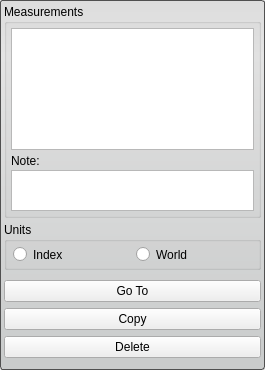
<?xml version="1.0" encoding="UTF-8"?>
<ui version="4.0">
 <class>MeasurementToolInterface</class>
 <widget class="QWidget" name="MeasurementToolInterface">
  <property name="geometry">
   <rect>
    <x>0</x>
    <y>0</y>
    <width>265</width>
    <height>370</height>
   </rect>
  </property>
  <property name="sizePolicy">
   <sizepolicy hsizetype="Preferred" vsizetype="Preferred">
    <horstretch>0</horstretch>
    <verstretch>0</verstretch>
   </sizepolicy>
  </property>
  <property name="minimumSize">
   <size>
    <width>0</width>
    <height>282</height>
   </size>
  </property>
  <property name="maximumSize">
   <size>
    <width>16777215</width>
    <height>16777215</height>
   </size>
  </property>
  <property name="windowTitle">
   <string>Measurement Tool</string>
  </property>
  <property name="styleSheet">
   <string notr="true"/>
  </property>
  <layout class="QVBoxLayout" name="verticalLayout_6">
   <property name="spacing">
    <number>0</number>
   </property>
   <property name="margin">
    <number>0</number>
   </property>
   <item>
    <widget class="QWidget" name="base_" native="true">
     <property name="minimumSize">
      <size>
       <width>0</width>
       <height>0</height>
      </size>
     </property>
     <property name="styleSheet">
      <string notr="true">QWidget#base_{
	border-radius: 3px;
	border: 1px solid rgb(80, 80,80);
	background-color: qlineargradient(spread:pad, x1:0.5, y1:0, x2:0.5, y2:0.960227, stop:0 rgba(221, 221, 221, 255), stop:0.155779 rgba(228, 228, 228, 255), stop:1 rgba(202, 204, 204, 255));      
}</string>
     </property>
     <layout class="QVBoxLayout" name="verticalLayout_7">
      <property name="spacing">
       <number>0</number>
      </property>
      <property name="margin">
       <number>4</number>
      </property>
      <item>
       <widget class="QGroupBox" name="measurements_groupbox_">
        <property name="title">
         <string>Measurements</string>
        </property>
        <layout class="QVBoxLayout" name="verticalLayout_3" stretch="3,0,1">
         <property name="spacing">
          <number>0</number>
         </property>
         <property name="margin">
          <number>4</number>
         </property>
         <item>
          <widget class="QWidget" name="table_widget_" native="true">
           <layout class="QVBoxLayout" name="verticalLayout_5">
            <property name="spacing">
             <number>0</number>
            </property>
            <property name="margin">
             <number>0</number>
            </property>
            <item>
             <widget class="Seg3D::MeasurementTableView" name="table_view_"/>
            </item>
           </layout>
          </widget>
         </item>
         <item>
          <widget class="QWidget" name="label_widget_" native="true">
           <layout class="QHBoxLayout" name="horizontalLayout_3">
            <property name="spacing">
             <number>0</number>
            </property>
            <property name="leftMargin">
             <number>0</number>
            </property>
            <property name="topMargin">
             <number>4</number>
            </property>
            <property name="rightMargin">
             <number>0</number>
            </property>
            <property name="bottomMargin">
             <number>2</number>
            </property>
            <item>
             <widget class="QLabel" name="note_label_">
              <property name="text">
               <string>Note:</string>
              </property>
             </widget>
            </item>
           </layout>
          </widget>
         </item>
         <item>
          <widget class="QWidget" name="textbox_widget_" native="true">
           <property name="sizePolicy">
            <sizepolicy hsizetype="Preferred" vsizetype="Preferred">
             <horstretch>0</horstretch>
             <verstretch>0</verstretch>
            </sizepolicy>
           </property>
           <property name="minimumSize">
            <size>
             <width>0</width>
             <height>40</height>
            </size>
           </property>
           <property name="maximumSize">
            <size>
             <width>16777215</width>
             <height>16777215</height>
            </size>
           </property>
           <layout class="QVBoxLayout" name="verticalLayout">
            <property name="spacing">
             <number>0</number>
            </property>
            <property name="margin">
             <number>0</number>
            </property>
            <item>
             <widget class="QTextEdit" name="note_textbox_">
              <property name="sizePolicy">
               <sizepolicy hsizetype="Expanding" vsizetype="Expanding">
                <horstretch>0</horstretch>
                <verstretch>0</verstretch>
               </sizepolicy>
              </property>
              <property name="minimumSize">
               <size>
                <width>0</width>
                <height>0</height>
               </size>
              </property>
             </widget>
            </item>
           </layout>
          </widget>
         </item>
        </layout>
        <zorder>table_view_</zorder>
        <zorder>table_widget_</zorder>
        <zorder>label_widget_</zorder>
        <zorder>textbox_widget_</zorder>
       </widget>
      </item>
      <item>
       <widget class="QWidget" name="bottom_widget_" native="true">
        <layout class="QVBoxLayout" name="verticalLayout_4">
         <property name="spacing">
          <number>0</number>
         </property>
         <property name="leftMargin">
          <number>0</number>
         </property>
         <property name="topMargin">
          <number>4</number>
         </property>
         <property name="rightMargin">
          <number>0</number>
         </property>
         <property name="bottomMargin">
          <number>0</number>
         </property>
         <item>
          <widget class="QGroupBox" name="units_groupbox_">
           <property name="title">
            <string>Units</string>
           </property>
           <layout class="QHBoxLayout" name="horizontalLayout_5">
            <property name="spacing">
             <number>0</number>
            </property>
            <property name="leftMargin">
             <number>4</number>
            </property>
            <property name="topMargin">
             <number>0</number>
            </property>
            <property name="rightMargin">
             <number>4</number>
            </property>
            <property name="bottomMargin">
             <number>0</number>
            </property>
            <item>
             <widget class="QWidget" name="rb_widget_" native="true">
              <property name="minimumSize">
               <size>
                <width>0</width>
                <height>25</height>
               </size>
              </property>
              <property name="maximumSize">
               <size>
                <width>16777215</width>
                <height>30</height>
               </size>
              </property>
              <layout class="QHBoxLayout" name="horizontalLayout_4">
               <property name="spacing">
                <number>4</number>
               </property>
               <property name="leftMargin">
                <number>2</number>
               </property>
               <property name="topMargin">
                <number>4</number>
               </property>
               <property name="rightMargin">
                <number>0</number>
               </property>
               <property name="bottomMargin">
                <number>4</number>
               </property>
               <item>
                <widget class="QRadioButton" name="rb_index_">
                 <property name="text">
                  <string>Index</string>
                 </property>
                </widget>
               </item>
               <item>
                <widget class="QRadioButton" name="rb_world_">
                 <property name="text">
                  <string>World</string>
                 </property>
                </widget>
               </item>
              </layout>
             </widget>
            </item>
           </layout>
          </widget>
         </item>
         <item>
          <widget class="QWidget" name="button_widget_" native="true">
           <property name="sizePolicy">
            <sizepolicy hsizetype="Preferred" vsizetype="Fixed">
             <horstretch>0</horstretch>
             <verstretch>0</verstretch>
            </sizepolicy>
           </property>
           <property name="minimumSize">
            <size>
             <width>0</width>
             <height>96</height>
            </size>
           </property>
           <property name="maximumSize">
            <size>
             <width>16777215</width>
             <height>96</height>
            </size>
           </property>
           <layout class="QVBoxLayout" name="verticalLayout_2" stretch="0,0,0">
            <property name="spacing">
             <number>0</number>
            </property>
            <property name="leftMargin">
             <number>0</number>
            </property>
            <property name="topMargin">
             <number>4</number>
            </property>
            <property name="rightMargin">
             <number>0</number>
            </property>
            <property name="bottomMargin">
             <number>0</number>
            </property>
            <item>
             <widget class="QPushButton" name="goto_button_">
              <property name="text">
               <string>Go To</string>
              </property>
             </widget>
            </item>
            <item>
             <widget class="QPushButton" name="copy_button_">
              <property name="text">
               <string>Copy</string>
              </property>
             </widget>
            </item>
            <item>
             <widget class="QPushButton" name="delete_button_">
              <property name="text">
               <string>Delete</string>
              </property>
             </widget>
            </item>
           </layout>
          </widget>
         </item>
        </layout>
       </widget>
      </item>
     </layout>
    </widget>
   </item>
  </layout>
 </widget>
 <customwidgets>
  <customwidget>
   <class>Seg3D::MeasurementTableView</class>
   <extends>QTableView</extends>
   <header>Interface/ToolInterface/detail/MeasurementTableView.h</header>
  </customwidget>
 </customwidgets>
 <resources/>
 <connections/>
</ui>
